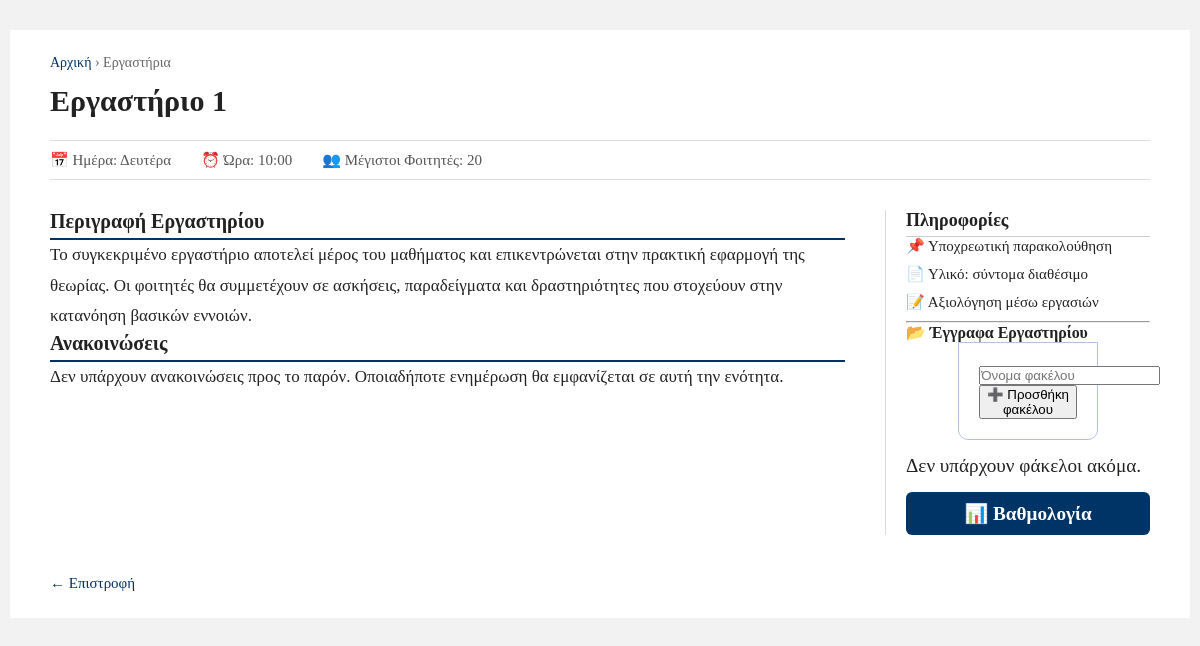
The page /students/lab.php?id=1 (signed in) on the database its author committed.
### tables this page shows
CREATE TABLE `sections` (
  `id` int(11) NOT NULL,
  `day` varchar(20) NOT NULL,
  `time` varchar(20) NOT NULL,
  `max_students` int(11) NOT NULL,
  `name` varchar(50) DEFAULT NULL
);

### students/functions.php (called while the page is built, shortened)
<?php
$db = mysqli_connect('localhost', 'root', '', 'm_users');
function getLabById($id) {
    global $db;
    $id = (int)$id;
    $result = mysqli_query($db, "SELECT * FROM sections WHERE id = $id LIMIT 1");
    if ($result && mysqli_num_rows($result) > 0) {
        return mysqli_fetch_assoc($result);
    }
    return false;
}
function isAdmin()
{
	if (isset($_SESSION['user']) && $_SESSION['user']['user_type'] == 'admin' ) {
		return true;
	}else{
		return false;
	}
}
function getLabFolders($section_id) {
    global $db;
    $section_id = (int)$section_id;
    return mysqli_query(
        $db,
        "SELECT * FROM lab_folders WHERE section_id = $section_id ORDER BY created_at ASC"
    );
}

### students/lab.php (the view, shortened to what this page needs)
<?php
include('functions.php');
$section_id = isset($_GET['id']) ? (int)$_GET['id'] : 0;
$lab_id = (int)$_GET['id'];
$lab = getLabById($lab_id);
?>
<!DOCTYPE html>
<html lang="el">
<head>
<link rel="stylesheet" href="../style.css">
</head>
<body>
<div class="page-wrapper">
    <div class="breadcrumb">
        <a href="<?php echo isAdmin() ? 'admin/home.php' : 'dashboard.php'; ?>">Αρχική</a>
        › Εργαστήρια
    </div>
    <h1 class="lab-title">
        <?php echo htmlspecialchars($lab['name']); ?>
    </h1>
    <div class="meta-bar">
        <span>📅 Ημέρα: <?php echo $lab['day']; ?></span>
        <span>⏰ Ώρα: <?php echo $lab['time']; ?></span>
        <span>👥 Μέγιστοι Φοιτητές: <?php echo $lab['max_students']; ?></span>
    </div>
    <div class="content-layout">
        <div class="article-section">
            <h3>Περιγραφή Εργαστηρίου</h3>
            <p>
                Το συγκεκριμένο εργαστήριο αποτελεί μέρος του μαθήματος και
                επικεντρώνεται στην πρακτική εφαρμογή της θεωρίας. Οι φοιτητές
                θα συμμετέχουν σε ασκήσεις, παραδείγματα και δραστηριότητες
                που στοχεύουν στην κατανόηση βασικών εννοιών.
            </p>
            <h3>Ανακοινώσεις</h3>
            <p>
                Δεν υπάρχουν ανακοινώσεις προς το παρόν. Οποιαδήποτε
                ενημέρωση θα εμφανίζεται σε αυτή την ενότητα.
            </p>
        </div>
        <aside class="sidebar">
            <h4>Πληροφορίες</h4>
            <ul>
                <li>📌 Υποχρεωτική παρακολούθηση</li>
                <li>📄 Υλικό: σύντομα διαθέσιμο</li>
                <li>📝 Αξιολόγηση μέσω εργασιών</li>
            </ul>
           <hr>
<h5>📂 Έγγραφα Εργαστηρίου</h5>
<?php if (isAdmin()): ?>
<form method="post" style="margin-bottom:15px;">
    <input type="text" name="folder_title" placeholder="Όνομα φακέλου" required>
    <button type="submit" name="add_folder">➕ Προσθήκη φακέλου</button>
</form>
<?php endif; ?>
<?php
$folders = getLabFolders($section_id);
?>
<?php if (mysqli_num_rows($folders) > 0): ?>
    <ul style="list-style:none; padding-left:0;">
        <?php while ($folder = mysqli_fetch_assoc($folders)): ?>
            <li style="padding:10px; border:1px solid #ccc; margin-bottom:8px; background:#f9f9f9;">
    <div style="display:flex; justify-content:space-between; align-items:center;">
        <strong>📁 <?= htmlspecialchars($folder['title']) ?></strong>
        <?php if (isAdmin()): ?>
            <a href="lab.php?id=<?= $section_id ?>&delete_folder=<?= $folder['id'] ?>"
               style="color:red; text-decoration:none;"
               onclick="return confirm('Διαγραφή φακέλου και όλων των αρχείων;')">
               🗑
            </a>
        <?php endif; ?>
    </div>
    <?php
        $files = getFolderFiles($folder['id']);
    ?>
    <?php if (mysqli_num_rows($files) > 0): ?>
        <ul style="margin-top:8px;">
            <?php while ($file = mysqli_fetch_assoc($files)): ?>
                <li style="display:flex; justify-content:space-between; align-items:center;">
                  <span>
                      📄
                    <a href="uploads/labs/<?= $file['filename'] ?>" target="_blank">
                     <?= htmlspecialchars($file['original_name']) ?>
                   </a>
                 </span>
            <?php if (isAdmin()): ?>
              <a href="lab.php?id=<?= $section_id ?>&delete_file=<?= $file['id'] ?>"
                style="color:red; text-decoration:none; margin-left:10px;"
                onclick="return confirm('Διαγραφή PDF;')">
                🗑
              </a>
            <?php endif; ?>
         </li>
            <?php endwhile; ?>
        </ul>
    <?php else: ?>
        <p style="margin:6px 0;">— Δεν υπάρχουν αρχεία</p>
    <?php endif; ?>
    <?php if (isAdmin()): ?>
        <form method="post" enctype="multipart/form-data" style="margin-top:8px;">
            <input type="hidden" name="folder_id" value="<?= $folder['id'] ?>">
            <input type="file" name="pdf_file" accept="application/pdf" required>
            <button type="submit" name="upload_pdf">⬆ Ανέβασμα PDF</button>
        </form>
    <?php endif; ?>
</li>
        <?php endwhile; ?>
    </ul>
<?php else: ?>
    <p>Δεν υπάρχουν φάκελοι ακόμα.</p>
<?php endif; ?>
           <a href="grades.php?section_id=<?= $lab['id'] ?>"
            style="
           display:block;
           margin-top:15px;
           padding:10px;
           background:#003366;
           color:#fff;
           text-align:center;
           text-decoration:none;
           border-radius:6px;
           font-weight:bold;">
           📊 Βαθμολογία
         </a>
        </aside>
    </div>
    <a href="<?php echo isAdmin() ? 'admin/home.php' : 'dashboard.php'; ?>" class="back-link">
        ← Επιστροφή
    </a>
</div>
</body>
</html>

### students/style.css (style rules this page uses)
* { margin: 0px; padding: 0px; }
body { font-size: 120%; background: #F8F8FF; }
form, .content { width: 40%; margin: 0px auto; padding: 20px; border: 1px solid #B0C4DE; background: white; border-radius: 0px 0px 10px 10px; }

### students/lab.php (style rules this page uses)
body { margin: 0; background: #f2f2f2; font-family: Georgia, "Times New Roman", serif; color: #222; }
.page-wrapper { max-width: 1100px; margin: 30px auto; background: #fff; padding: 25px 40px; }
.breadcrumb { font-size: 14px; color: #666; margin-bottom: 10px; }
.breadcrumb a { color: #003366; text-decoration: none; }
.lab-title { font-size: 30px; margin: 10px 0 20px; line-height: 1.3; }
.meta-bar { border-top: 1px solid #ddd; border-bottom: 1px solid #ddd; padding: 10px 0; margin-bottom: 30px; font-size: 15px; display: flex; gap: 30px; }
.meta-bar span { color: #555; }
.content-layout { display: grid; grid-template-columns: 3fr 1fr; gap: 40px; }
.article-section h3 { font-size: 20px; margin-top: 0; border-bottom: 2px solid #003366; padding-bottom: 5px; }
.article-section p { line-height: 1.8; font-size: 17px; }
.sidebar { border-left: 1px solid #ddd; padding-left: 20px; }
.sidebar h4 { margin-top: 0; font-size: 18px; border-bottom: 1px solid #ccc; padding-bottom: 5px; }
.sidebar ul { list-style: none; padding: 0; }
.sidebar li { margin-bottom: 10px; font-size: 15px; }
.back-link { margin-top: 40px; display: inline-block; font-size: 15px; text-decoration: none; color: #003366; }

### rows shown on the page
sections: name "Εργαστήριο 1", day "Δευτέρα", time "10:00", max_students "20"
